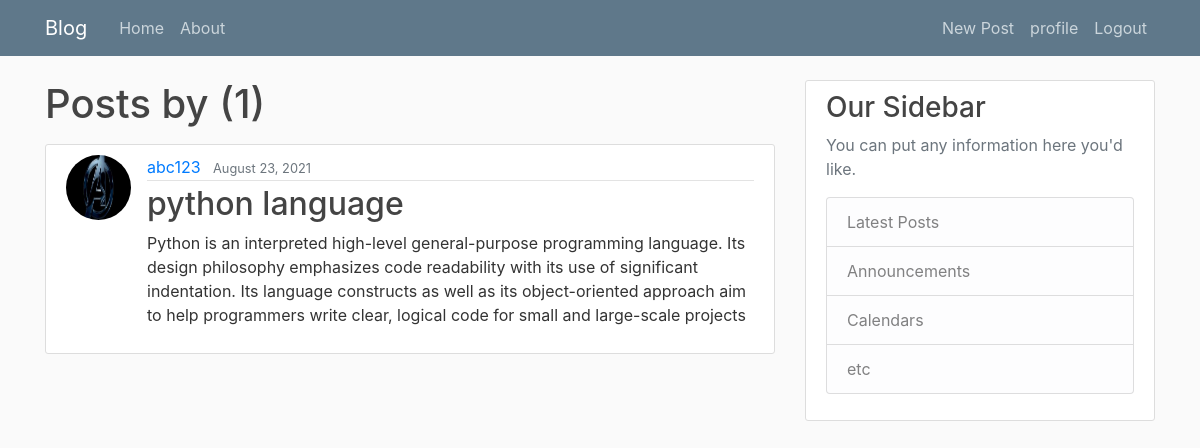
The page /user/abc123 (signed in) on the database its author committed.
### blog/models.py (models this page shows, shortened)
class Post(models.Model):
    title=models.CharField(max_length=100)
    content=models.TextField()
    date_posted=models.DateTimeField(default=timezone.now)
    author=models.ForeignKey(User,on_delete=models.CASCADE)

### users/models.py (models this page shows, shortened)
class Profile(models.Model):
    user = models.OneToOneField(User,on_delete=models.CASCADE)
    image = models.ImageField(default='default.jpg',upload_to='profile_pics')

### blog/views.py (the view)
# urls.py: path('user/<str:username>', UserPostListView.as_view(),name='user_posts'),
class UserPostListView(ListView):
    model=Post
    template_name = 'blog/user_posts.html'
    context_object_name= 'posts'
    paginate_by=4
    def get_queryset(self):
        user = get_object_or_404(User, username=self.kwargs.get('username'))
        return Post.objects.filter(author=user).order_by('-date_posted')

### template/blog/user_posts.html (shortened to what this page needs)
{% extends "blog/base.html" %}
{% block content %}
    <h1 class="mb-3 ">Posts by{{ view.kwargs.usernaem }} ({{ page_obj.paginator.count}})</h1>
    {% for post in posts%}
    <article class="media content-section">
      <img class="rounded-circle article-img" src="{{ post.author.profile.image.url }}" alt="">
        <div class="media-body">
          <div class="article-metadata">
            <a class="mr-2" href="{% url 'user_posts' post.author.username%}">{{ post.author }}</a>
            <small class="text-muted">{{ post.date_posted|date:"F d, Y" }}</small>
          </div>
          <h2><a class="article-title" href="{% url 'post_detail' post.id %}">{{ post.title }}</a></h2>
          <p class="article-content">{{ post.content }}</p>
        </div>
      </article>
    {% endfor %}
{% endblock content %}

### static/css/main.css (style rules this page uses)
body { background: #fafafa; color: #333333; margin-top: 5rem; }
h1, h2, h3, h4, h5, h6 { color: #444444; }
.content-section { background: #ffffff; padding: 10px 20px; border: 1px solid #dddddd; border-radius: 3px; margin-bottom: 20px; }
.article-title { color: #444444; }
.article-content { white-space: pre-line; }
.article-img { height: 65px; width: 65px; margin-right: 16px; }
.article-metadata { padding-bottom: 1px; margin-bottom: 4px; border-bottom: 1px solid #e3e3e3 }

### rows shown on the page
Post: author.profile.image (picture), author "abc123", date_posted "August 23, 2021", title "python language", content "Python is an interpreted high-level general-purpose programming language. Its design philosophy emphasizes code readability with its use of significant indentation. Its language constructs as well as its object-oriented approach aim to help programmers write clear, logical code for small and large-scale projects"

### other values the page prints
{{ page_obj.paginator.count }} "1"
